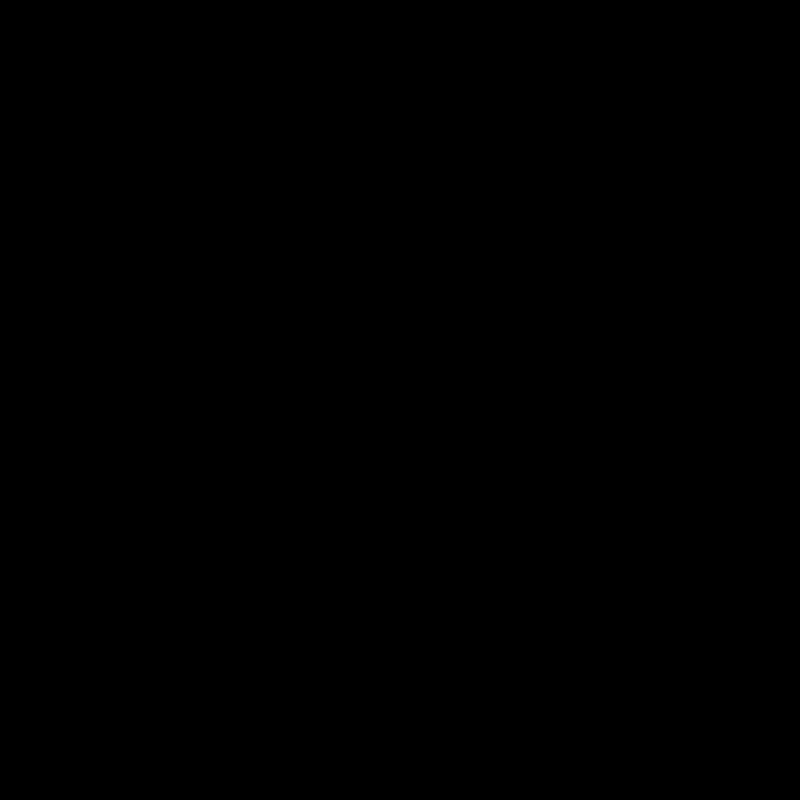
Frame 1 (no input)
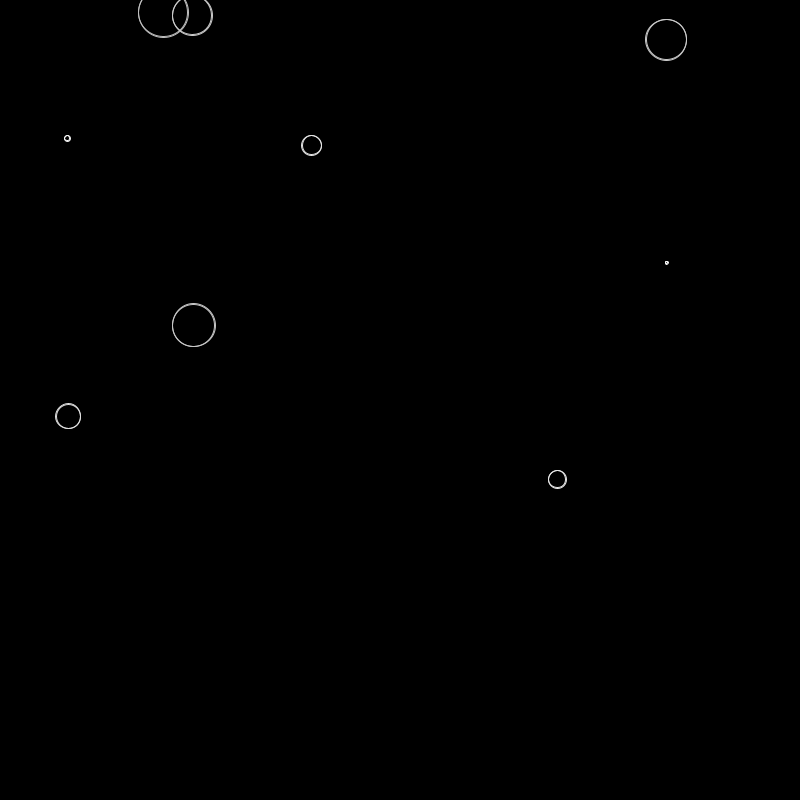
Frame 60 (the mouse pressed at the canvas centre just before this capture)
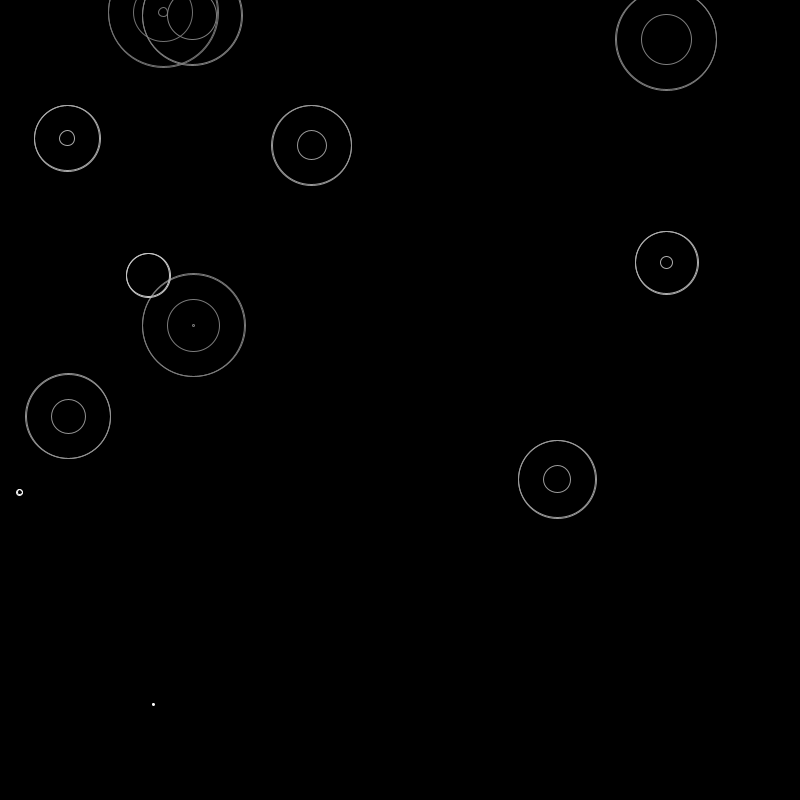
Frame 120 (the mouse held since frame 60 and released just before this capture)

The Processing sketch that drew these frames (run headless with seeded random() and noise(); from frame 60 on, the mouse is pressed at the canvas centre):

// Processing sketch: ripples
// ── ripples.pde

void setup(){
  size(800, 800);
}

// Lower is more rain
int rainRate = 10;

ArrayList<Ripple> ripples = new ArrayList<Ripple>();
void draw(){
  // TODO: Perlin EVERYWHERE!!!
  if (random(rainRate) < 1){
    ripples.add(new Ripple(random(0, width), random(0,height), 1, 50));
  }
  
  
  background(0);
  noFill();
  stroke(255);
  ArrayList<Ripple> doneRipples = new ArrayList<Ripple>();
  for (Ripple ripple : ripples){
    ripple.draw();
    if (!ripple.update()){
      doneRipples.add(ripple);
    }
  }
  ripples.removeAll(doneRipples);
}

// ── Ripple.pde
public class Ripple {
  public float x;
  public float y;
  //public float amplitude;
  private int count;
  private float speed;
  private int wavelength;
  public ArrayList<RippleRing> rings = new ArrayList<RippleRing>(); 

  private static final int TTL = 200;

  public Ripple(float _x, float _y, float _s, int _wv) {
    x = _x;
    y = _y;
    speed = _s; // pixels per frame
    wavelength = _wv; // # of frames because constant velocity????
    count = 0;
    rings.add(new RippleRing(0));
  }

  void draw() {
    strokeWeight(1);
    // TODO: Greyscale between the rings?
    stroke(color(map(count, 0, TTL, 255, 0)));
    for (RippleRing ring : rings) {
      // TODO: Dampen more for bigger rings
      ellipse(x, y, ring.radius, ring.radius);
    }
  }

  boolean update() {
    for (RippleRing ring : rings) {
      ring.radius += speed;
    }
    if (count % wavelength == 0) { // wavelength in units of frames because constant velocity?????????
      rings.add(new RippleRing(0));
    }
    count++;
    return count <= TTL;
  }

  private class RippleRing {
    public float radius;
    public RippleRing(float _r) {
      radius = _r;
    }
  }
}
